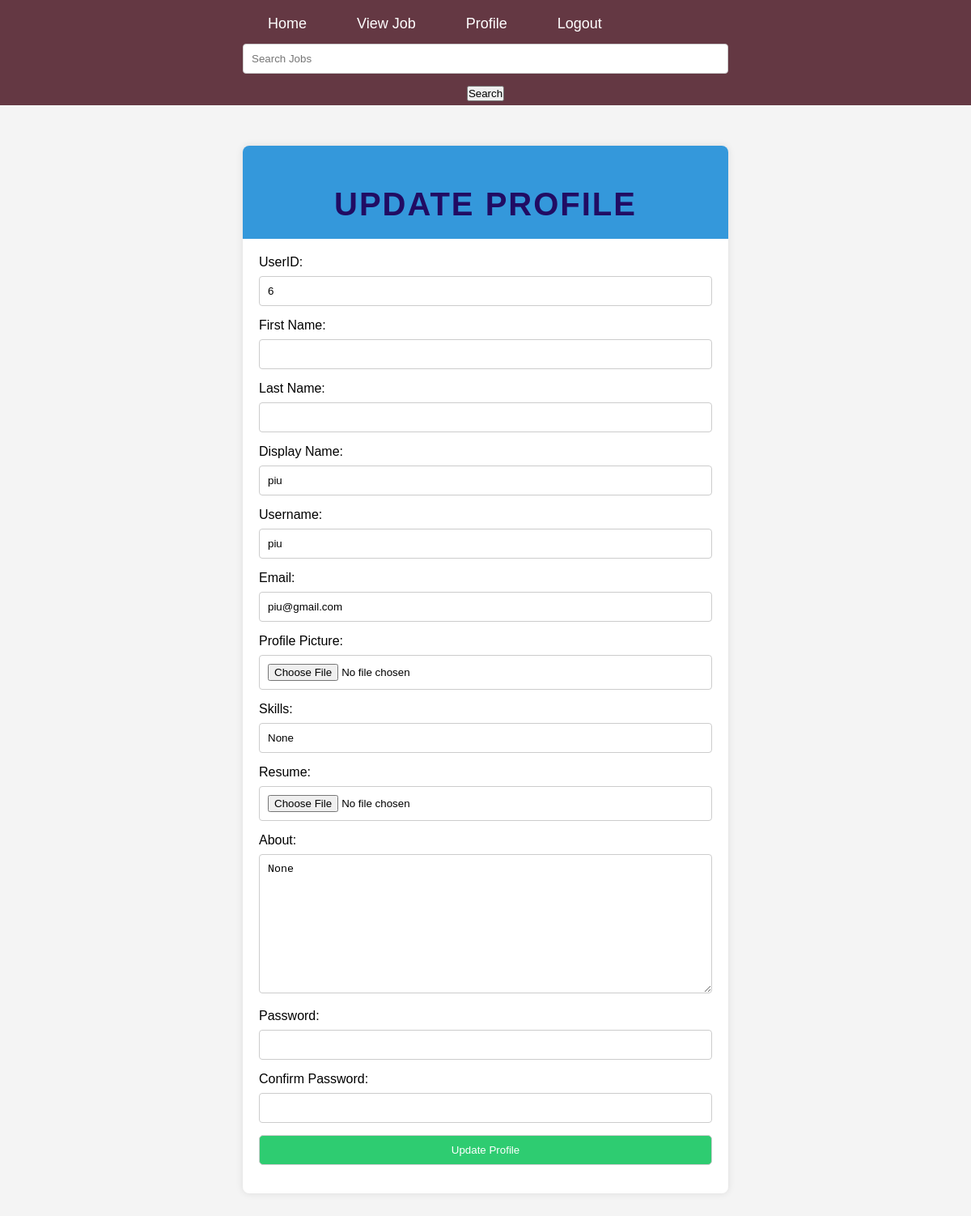
The app's page /EditProfilePage/ (signed in) with its own data.
### myApp/models.py (models this page shows, shortened)
class Custom_User(AbstractUser):
    USER=[
        ('recruiter','Recruiter'),('jobseeker','JobSeeker')
    ]
    display_name=models.CharField(max_length=100)
    email=models.EmailField(unique=True)
    password=models.CharField(max_length=100)
    confirm_password=models.CharField(max_length=100)
    user_type=models.CharField(choices=USER,max_length=120)
    profile_pic=models.ImageField(upload_to="media/profile_pic",null=True)
    about= models.TextField(max_length=10000,null=True)

class JobSeekerProfile(models.Model):
    user = models.OneToOneField(Custom_User,on_delete=models.CASCADE,null=True, related_name='jobseekerprofile')
    skills=models.CharField(max_length=100,null=True)

### myProject/views.py (the view, shortened to what this page needs)
# urls.py: path('EditProfilePage/',EditProfilePage,name='EditProfilePage'),
@login_required
def EditProfilePage(request):
    context={
        'password_not_matched':"Password Not Matched",
        'Success_Message' : "Update Successfully"
    }
    user = request.user
    if not user.is_authenticated:
        return redirect('loginPage')
    return render(request, 'Editprofile.html',context)

### Template/Editprofile.html (shortened to what this page needs)
{% extends "dashboard.html" %}
{% block content %}
<!DOCTYPE html>
<html lang="en">
<head>
    </head>
<body>
<div class="update-profile-container">
    <div class="update-profile-header">
        <h1>Update Profile</h1>
    </div>
    <form action="{% url 'EditProfilePage' %}" method="POST" enctype="multipart/form-data" class="form-group">
        <label for="user_id">UserID:</label>
        <input type="text" id="user_id" name="UserID" value="{{ request.user.id }}" required readonly>
        <label for="first_name">First Name:</label>
        <input type="text" id="first_name" name="first_name" value="{{ request.user.first_name }}" required>
        <label for="last_name">Last Name:</label>
        <input type="text" id="last_name" name="last_name" value="{{ request.user.last_name }}" required>
        <label for="display_name">Display Name:</label>
        <input type="text" id="display_name" name="display_name" value="{{ request.user.display_name }}" required>
        <label for="username">Username:</label>
        <input type="text" id="username" name="username" value="{{ request.user.username }}" required readonly>
        <label for="email">Email:</label>
        <input type="email" id="email" name="email" value="{{ request.user.email }}" required readonly>
        <label for="profile_picture">Profile Picture:</label>
        <input type="file" id="profile_picture" name="image">
        {% if user.user_type == 'jobseeker' %}
        <label for="skills">Skills:</label>
        <input type="text" id="skills" name="skills" value="{{ request.user.jobseekerprofile.skills }}">
        <label for="resume">Resume:</label>
        <input type="file" id="resume" name="resume">
        {% endif %}
        <label >About:</label>
        <textarea name="about" cols="30" rows="10">{{user.about}}</textarea>
        <label for="password">Password:</label>
        <input type="password" id="password" name="password" required>
        <label for="confirm_password">Confirm Password:</label>
        <input type="password" id="confirm_password" name="confirm_password" required>
        <input type="submit" value="Update Profile" class="update-profile-button">
    </form>
</div>
</body>
</html>
{% endblock content %}

### Template/dashboard.html (style rules this page uses)
body { background: url(https://images.unsplash.com/photo-1531824475211-72594993ce2a?q=80&w=1470&auto=format&fit=crop&ixlib=rb-4.0.3&ixid=M3wxMjA3fDB8MHxwaG90by1wYWdlfHx8fGVufDB8fHx8fA%3D%3D); margin: 0; padding: 0; background-size: cover; background-position: right; background-attachment: fixed; }
h1 { margin-top: 30px; font-size: 2.5rem; color: #210c63; text-transform: uppercase; letter-spacing: 2px; text-align: center; }
* { margin: 0; padding: 0; box-sizing: border-box; }

### Template/Editprofile.html (style rules this page uses)
body { font-family: Arial, sans-serif; background-color: #f4f4f4; margin: 0; padding: 0; }
.update-profile-container { max-width: 600px; margin: 50px auto; background-color: #fff; border-radius: 8px; box-shadow: 0 0 10px rgba(0, 0, 0, 0.1); overflow: hidden; }
.update-profile-header { text-align: center; padding: 20px; background-color: #3498db; color: #fff; }
.form-group { padding: 20px; }
label { display: block; margin-bottom: 8px; }
input, textarea { width: 100%; padding: 10px; margin-bottom: 15px; border: 1px solid #ccc; border-radius: 4px; box-sizing: border-box; }
.update-profile-button { display: inline-block; padding: 10px 20px; background-color: #2ecc71; color: #fff; text-decoration: none; border-radius: 5px; }

### records on screen
Custom_User: UserID "6", display_name "piu", username "piu", email "piu@gmail.com", skills "None", about "None"
